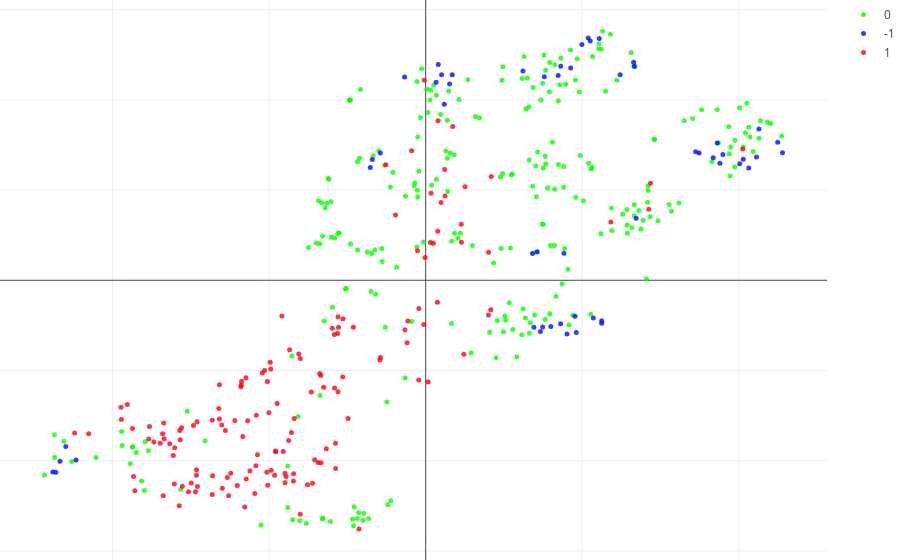

The notebook cell saved with this chart:
### Code cell
tsne(dfEng)

### Figure 1 — Plotly figure (JSON) as saved in the notebook; plotly's stock layout.template omitted (floating-point values rounded to 4 significant figures; data arrays with more than 128 entries replaced by an {"elided": "..."} marker saying what was removed)
{"data": [{"marker": {"color": "rgb(7,255,0)", "opacity": 0.8, "size": 5}, "mode": "markers", "name": "0", "type": "scatter", "uid": "eeea6a6e-ff98-4dea-a7bb-9546aac47861", "x": {"elided": "261 float values"}, "y": {"elided": "261 float values"}}, {"marker": {"color": "rgb(0,15,255)", "opacity": 0.8, "size": 5}, "mode": "markers", "name": "-1", "type": "scatter", "uid": "490650dc-b22c-44d6-8b46-e6b102b847e5", "x": [10.71, -3.54, 17.24, 9.261, 9.537, 20.28, 20.06, 7.574, 8.618, 1.186, 22.79, 7.128, 22.49, 20.63, 17.46, -23.82, 1.694, 7.469, 7.995, 8.83, -2.901, 6.913, 9.027, 13.44, -1.348, 9.619, -3.412, 18.98, 1.014, 11.24, 6.82, 11.24, 6.214, 21.13, 7.329, 0.6676, 18.36, -23.36, 8.624, 11.08, 12.42, 18.79, 18.62, 0.8005, 1.527, 10.38, 13.28, -22.99, 8.458, 13.32, 10.51, 9.976, 21.28, -23.62, -22.34], "y": [-4.179, 12.49, 14.24, 23.52, -3.973, 13.42, 12.91, 22.55, -4.811, 19.51, 14.15, 3.174, 15.31, 12.43, 14.1, -21.26, 22.77, -5.165, -5.13, 2.985, 14.12, -5.211, -5.959, 6.879, 22.53, -5.775, 13.39, 13.95, 22.77, -4.498, 2.962, -4.755, 23.18, 13.66, -5.671, 21.95, 13.59, -20.05, 23.72, 26.79, 22.79, 12.97, 15.21, 23.91, 21.76, 26.86, 24.15, -18.43, 22.71, 23.71, 26.53, 26.12, 16.78, -21.28, -19.92]}, {"marker": {"color": "rgb(255,0,23)", "opacity": 0.8, "size": 5}, "mode": "markers", "name": "1", "type": "scatter", "uid": "82f7096a-3864-4f9d-920e-78330bfe08a1", "x": {"elided": "148 float values"}, "y": {"elided": "148 float values"}}], "layout": {"margin": {"b": 0, "l": 0, "r": 0, "t": 0}}}
